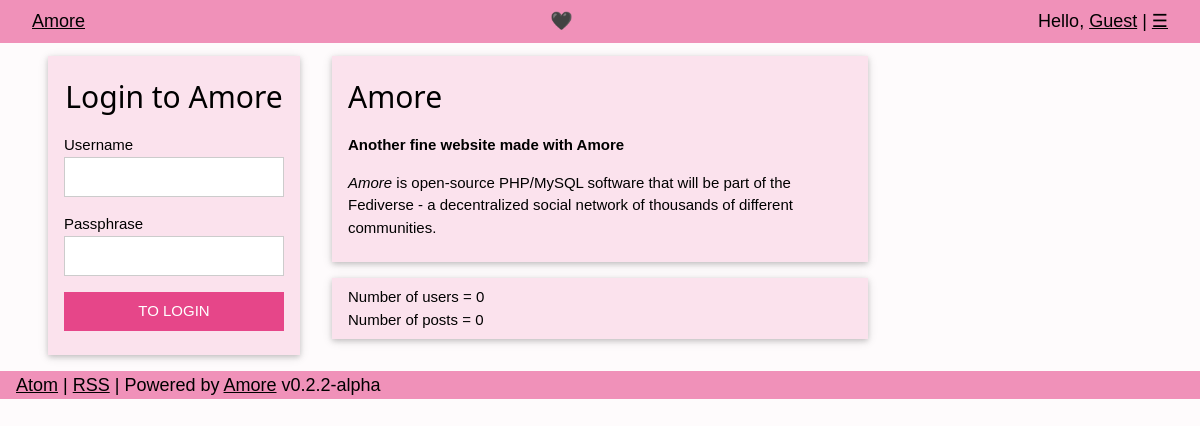
/pub/index.php, run on the app's committed database.
### tables this page shows
CREATE TABLE `configuration` (
  `primary_key` varchar(10) NOT NULL,
  `website_url` tinytext NOT NULL,
  `website_name` tinytext NOT NULL,
  `website_description` text NOT NULL,
  `default_locale` tinytext NOT NULL,
  `open_registrations` BOOLEAN DEFAULT 0 COMMENT 'default is closed',
  `admin_account` tinytext NOT NULL COMMENT 'will be first account created',
  `admin_email` tinytext NOT NULL,
  `posts_are_called` tinytext NOT NULL,
  `post_is_called` tinytext NOT NULL,
  `reposts_are_called` tinytext NOT NULL,
  `repost_is_called` tinytext NOT NULL,
  `users_are_called` tinytext NOT NULL,
  `user_is_called` tinytext NOT NULL,
  `favorites_are_called` tinytext NOT NULL,
  `favorite_is_called` tinytext NOT NULL,
  `max_post_length` smallint NOT NULL DEFAULT 500,
  `banned_user_names` text NOT NULL,
  `list_with_the_federation_info` BOOLEAN NOT NULL DEFAULT 1 COMMENT 'default is yes',
  `list_with_fediverse_network` BOOLEAN NOT NULL DEFAULT 1 COMMENT 'default is yes'
);

### pub/index.php (the view, shortened to what this page needs)
<?php
include "../functions.php";
$dbconn = new mysqli(DBHOST, DBUSER, DBPASS, DBNAME);
mysqli_set_charset($dbconn, "utf8");
$mysiteq = "SELECT * FROM configuration WHERE primary_key='".SITEKEY."'";
$mysitequery = mysqli_query($dbconn,$mysiteq);
while ($mysiteopt = mysqli_fetch_assoc($mysitequery)) {
	$website_url				= $mysiteopt['website_url'];
	$website_name				= $mysiteopt['website_name'];
	$website_description		= $mysiteopt['website_description'];
	$default_locale			= $mysiteopt['default_locale'];
	$open_registration		= $mysiteopt['open_registrations'];
	$posts_are_called			= $mysiteopt['posts_are_called'];
	$users_are_called			= $mysiteopt['users_are_called'];
}
include_once "main-header.php";
?>
	<main class="w3-container w3-content" style="max-width:1400px;margin-top:40px;">
		<div class="w3-row w3-container">
<?php
	if ($open_registration == FALSE) {
		echo "\t\t\t<div class=\"w3-col m3 w3-row-padding w3-panel\">\n";
		echo "\t\t\t\t<div class=\"w3-card-2 w3-padding w3-theme-l3\">\n";
		echo "\t\t\t\t\t<form method=\"post\" action=\"".htmlspecialchars("the-login.php")."\">\n";
		echo "\t\t\t\t\t<h2 class=\"w3-center\">"._("Login to ").$website_name."</h2>\n";
		echo "\t\t\t\t\t\t<p>\n";
		echo "\t\t\t\t\t\t\t<label for=\"loginuser\">"._('Username')."</label>\n";
		echo "\t\t\t\t\t\t\t<input type=\"text\" name=\"loginuser\" id=\"loginuser\" class=\"w3-input w3-border w3-margin-bottom\" required maxlength=\"50\">\n";
		echo "\t\t\t\t\t\t</p>\n";
		echo "\t\t\t\t\t\t<p>\n";
		echo "\t\t\t\t\t\t\t<label for=\"loginpass\">"._('Passphrase')."</label>\n";
		echo "\t\t\t\t\t\t\t<input type=\"password\" name=\"loginpass\" id=\"loginpass\" class=\"w3-input w3-border w3-margin-bottom\" required>\n";
		echo "\t\t\t\t\t\t</p>\n";
		echo "\t\t\t\t\t\t<input type=\"submit\" name=\"loginsubmit\" id=\"loginsubmit\" class=\"w3-button w3-block w3-theme-d3 w3-section w3-padding\" value=\""._('TO LOGIN')."\">\n";
		echo "\t\t\t\t\t</form>\n";
		echo "\t\t\t\t</div>\n";
		echo "\t\t\t</div> \n\n";
	}
	echo "\t\t\t<div class=\"w3-col m6 w3-row-padding w3-panel\">\n";
	echo "\t\t\t\t<div class=\"w3-card-2 w3-padding w3-margin-bottom w3-theme-l3\">\n";
	echo "\t\t\t\t<h2>".$website_name."</h2>\n";
	echo "\t\t\t\t<p><b>".$website_description."</b></p>\n";
	echo "\t\t\t\t<p>".$metadescription."</p>\n";
	echo "\t\t\t\t</div>\n";
	echo "\t\t\t\t<div class=\"w3-card-2 w3-padding w3-theme-l3\">\n";
	echo "\t\t\t\t<span>"._("Number of ").$users_are_called." = ".user_quantity($user)."</span><br>\n";
	echo "\t\t\t\t<span>"._("Number of ").$posts_are_called." = ".post_quantity($post)."</span><br>\n";
	echo "\t\t\t\t</div>\n";
	echo "\t\t\t</div> \n\n";
?>
	</div>
<?php
include_once "main-footer.php";
?>

### functions.php (shortened to what this page needs)
<?php
$metadescription = _("<i>Amore</i> is open-source PHP/MySQL software that will be part of the Fediverse - a decentralized social network of thousands of different communities.");
 function user_quantity($users) {
 	$dbconn = new mysqli(DBHOST, DBUSER, DBPASS, DBNAME);
 	$userqq = "SELECT * FROM users";
 	$userqquery = mysqli_query($dbconn,$userqq);
 	$userqty = mysqli_num_rows($userqquery);
 	return $userqty;
 }
 function post_quantity($posts) {
 	$dbconn = new mysqli(DBHOST, DBUSER, DBPASS, DBNAME);
 	$postqq = "SELECT * FROM posts";
 	$postqquery = mysqli_query($dbconn,$postqq);
 	$postqty = mysqli_num_rows($postqquery);
 	return $postqty;
 }
?>

### pub/main-header.php (shortened to what this page needs)
<!DOCTYPE html>
<html lang="<?php echo $default_locale; ?>">
<head>
	<link href="<?php echo $website_url; ?>/style/amore.css" rel="stylesheet" type="text/css">
</head>
<body class="w3-theme-l5">
	<div class="w3-top">
	<header class="w3-container w3-bar w3-large w3-theme-d1">
		<div class="w3-left w3-padding"><a href="<?php echo $website_url; ?>/index.php"><?php echo $website_name;  ?></a></div>
		<div class="w3-right w3-padding"><?php
		echo _('Hello, ');
		if (isset($_COOKIE['uname'])) {
			echo "<a href=\"dash/my-profile.php?uid=".$_COOKIE['id']."\">";
		} else {
			echo "<a href=\"the-login.php\">";
		}
		if (isset($_COOKIE['uname'])) {
			echo $_COOKIE['uname'];
		} else {
			echo _('Guest');
		}
		echo "</a>&nbsp;|&nbsp;";
		echo "<a href=\"\#\">&#9776;</a>";
?>
</div>
		<div class="w3-center w3-padding">🖤</div>
	</header>
	</div>

### pub/main-footer.php (shortened to what this page needs)
	</main>
	<footer class="w3-container w3-large w3-theme-d1">
		<span><a href="<?php echo $website_url; ?>/atom.xml">Atom</a> | <a href="<?php echo $website_url; ?>/rss2.xml">RSS</a> | <?php echo _("Powered by "); ?><a href="https://github.com/lafnlab/Amore">Amore</a> v0.2.2-alpha</span>
	</footer>
</body>
</html>

### pub/style/amore.css (style rules this page uses)
.w3-theme-l5 { color:#000 !important; background-color:#fefbfc !important; }
.w3-theme-l3 { color:#000 !important; background-color:#fbe2ed !important; }
.w3-theme-d1 { color:#000 !important; background-color:#f091b9 !important; }
.w3-theme-d3 { color:#fff !important; background-color:#e64689 !important; }
html { box-sizing:border-box; }
*,*:before,*:after { box-sizing:inherit; }
html { -ms-text-size-adjust:100%; -webkit-text-size-adjust:100%; }
body { margin:0; }
article,aside,details,figcaption,figure,footer,header,main,menu,nav,section,summary { display:block; }
a { background-color:transparent; -webkit-text-decoration-skip:objects; }
button,input,select,textarea { font:inherit; margin:0; }
button,input { overflow:visible; }
button,html [type=button],[type=reset],[type=submit] { -webkit-appearance:button; }
html,body { font-family:Verdana,sans-serif; font-size:15px; line-height:1.5 }
html { overflow-x:hidden; }
h2 { font-size:30px; }
h1,h2,h3,h4,h5,h6 { font-family:"Segoe UI",Arial,sans-serif; font-weight:400; margin:10px 0; }
a { color:inherit; }
.w3-btn,.w3-button { border:none; display:inline-block; padding:8px 16px; vertical-align:middle; overflow:hidden; text-decoration:none; color:inherit; background-color:inherit; text-align:center; cursor:pointer; white-space:nowrap; }
.w3-btn,.w3-button { -webkit-touch-callout:none; -webkit-user-select:none; -khtml-user-select:none; -moz-user-select:none; -ms-user-select:none; user-select:none; }
.w3-input { padding:8px; display:block; border:none; border-bottom:1px solid #ccc; width:100%; }
.w3-bar { width:100%; overflow:hidden; }
.w3-block { display:block; width:100%; }
.w3-container:after,.w3-container:before,.w3-panel:after,.w3-panel:before,.w3-row:after,.w3-row:before,.w3-row-padding:after,.w3-row-padding:before, .w3-cell-row:before,.w3-cell-row:after,.w3-clear:after,.w3-clear:before,.w3-bar:before,.w3-bar:after { content:""; display:table; clear:both; }
.w3-col,.w3-half,.w3-third,.w3-twothird,.w3-threequarter,.w3-quarter { float:left; width:100%; }
@media (min-width:601px) { .w3-col.m3,.w3-quarter { width:24.99999% } }
@media (min-width:601px) { .w3-col.m6,.w3-half { width:49.99999% } }
.w3-content,.w3-auto { margin-left:auto; margin-right:auto; }
.w3-content { max-width:980px; }
.w3-top,.w3-bottom { position:fixed; width:100%; z-index:1; }
.w3-top { top:0; }
.w3-row-padding,.w3-row-padding>.w3-half,.w3-row-padding>.w3-third,.w3-row-padding>.w3-twothird,.w3-row-padding>.w3-threequarter,.w3-row-padding>.w3-quarter,.w3-row-padding>.w3-col { padding:0 8px; }
.w3-container,.w3-panel { padding:0.01em 16px; }
.w3-panel { margin-top:16px; margin-bottom:16px; }
.w3-card,.w3-card-2 { box-shadow:0 2px 5px 0 rgba(0,0,0,0.16),0 2px 10px 0 rgba(0,0,0,0.12); }
.w3-large { font-size:18px!important; }
.w3-center { text-align:center!important; }
.w3-border { border:1px solid #ccc!important; }
.w3-section,.w3-code { margin-top:16px!important; margin-bottom:16px!important; }
.w3-margin-bottom { margin-bottom:16px!important; }
.w3-padding { padding:8px 16px!important; }
.w3-left { float:left!important; }
.w3-right { float:right!important; }

### data on the page
configuration: website_name "Amore", website_description "Another fine website made with Amore", users_are_called "users", posts_are_called "posts"

### other printed values
_('Hello, ') "Hello,"
_('Guest') "Guest"
_("Login to ") "Login to"
_('Username') "Username"
_('Passphrase') "Passphrase"
_("Number of ") "Number of"
user_quantity($user) "0"
post_quantity($post) "0"
_("Powered by ") "Powered by"
